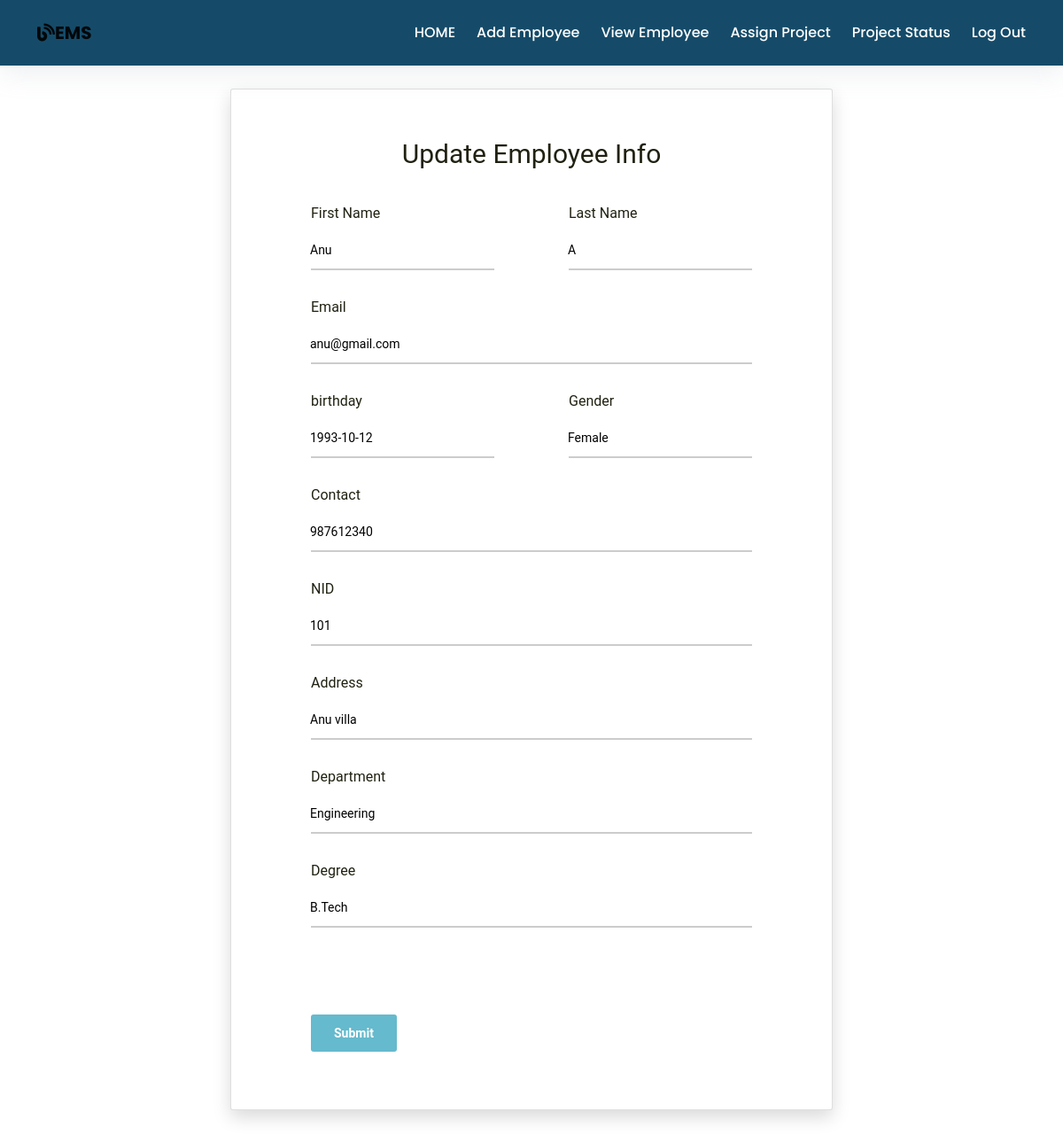
/edit.php?id=10, run on the app's committed database.
### tables this page shows
CREATE TABLE `employee` (
  `id` int(11) NOT NULL,
  `firstName` varchar(100) NOT NULL,
  `lastName` varchar(100) NOT NULL,
  `email` varchar(100) NOT NULL,
  `password` text NOT NULL,
  `birthday` date NOT NULL,
  `gender` varchar(10) NOT NULL,
  `contact` varchar(20) NOT NULL,
  `nid` int(20) NOT NULL,
  `address` varchar(100) DEFAULT NULL,
  `dept` varchar(100) NOT NULL,
  `degree` varchar(100) NOT NULL,
  `pic` text NOT NULL
);

### edit.php (the view, shortened to what this page needs)
<?php
require_once ('process/dbh.php');
?>
<?php
	$id = (isset($_GET['id']) ? $_GET['id'] : '');
	$sql = "SELECT * from `employee` WHERE id=$id";
	$result = mysqli_query($conn, $sql);
	if($result){
	while($res = mysqli_fetch_assoc($result)){
	$firstname = $res['firstName'];
	$lastname = $res['lastName'];
	$email = $res['email'];
	$contact = $res['contact'];
	$address = $res['address'];
	$gender = $res['gender'];
	$birthday = $res['birthday'];
	$nid = $res['nid'];
	$dept = $res['dept'];
	$degree = $res['degree'];
}
}
?>
<!DOCTYPE html>
<html lang="en">
  <head>
    <link
      rel="stylesheet"
      href="https://use.fontawesome.com/releases/v5.14.0/css/all.css"
    />
    <link
      rel="stylesheet"
      href="https://stackpath.bootstrapcdn.com/bootstrap/4.5.2/css/bootstrap.min.css"
    />
    <link
      href="https://cdn.jsdelivr.net/npm/bootstrap@5.1.3/dist/css/bootstrap.min.css"
      rel="stylesheet"
    />
     <link href="vendor/select2/select2.min.css" rel="stylesheet" media="all">
    <link href="vendor/datepicker/daterangepicker.css" rel="stylesheet" media="all">
    <link rel="stylesheet" type="text/css" href="../sample.css" />
    <link rel="stylesheet" type="text/css" href="./main.css">
  </head>
  <body class="hero-anime">
    <div class="navigation-wrap start-header start-style">
      <div class="container">
        <div class="row">
          <div class="col-12">
            <nav class="navbar navbar-expand-md navbar-light">
              <a class="navbar-brand" href="#" target="_blank"
                ><i class="fas fa-blog"></i><b>EMS</b></a
              >
              <div class="collapse navbar-collapse" id="navbarSupportedContent">
                <ul class="navbar-nav ml-auto py-4 py-md-0">
                  <li class="nav-item pl-4 pl-md-0 ml-0 ml-md-4">
                    <a class="nav-link" href="./admin_dashboard.php">HOME</a>
                  </li>
                  <li class="nav-item pl-4 pl-md-0 ml-0 ml-md-4">
                    <a class="nav-link" href="./addemp.php">Add Employee</a>
                  </li>
                  <li class="nav-item pl-4 pl-md-0 ml-0 ml-md-4">
                    <a class="nav-link" href="./viewemp.php">View Employee</a>
                  </li>
                  <li class="nav-item pl-4 pl-md-0 ml-0 ml-md-4">
                    <a class="nav-link" href="./assign.php">Assign Project</a>
                  </li>
                  <li class="nav-item pl-4 pl-md-0 ml-0 ml-md-4">
                    <a class="nav-link" href="./assignproject.php">Project Status</a>
                  </li>
                  <li class="nav-item pl-4 pl-md-0 ml-0 ml-md-4">
                    <a class="nav-link" href="./adminlogin.html">Log Out</a>
                  </li>
                </ul>
              </div>
            </nav>
          </div>
        </div>
      </div>
    </div>
    <div class="section">
        <div class="section">
          <div class="container">
            <div class="row">
              <div class="col-12">
              <div class="page-wrapper  p-t-100 p-b-100 font-robo">
        <div class="wrapper wrapper--w680">
            <div class="card card-1">
                <div class="card-body">
                    <h2 class="title">Update Employee Info</h2>
                    <form id = "registration" action="edit.php" method="POST">
                        <div class="row row-space">
                            <div class="col-2">
                                <div class="input-group">
                                  <label>First Name</label>
                                     <input class="input--style-1" type="text" name="firstName" value="<?php echo $firstname;?>" >
                                </div>
                            </div>
                            <div class="col-2">
                                <div class="input-group">
                                <label>Last Name</label>
                                    <input class="input--style-1" type="text" name="lastName" value="<?php echo $lastname;?>">
                                </div>
                            </div>
                        </div>
                        <div class="input-group">
                        <label>Email</label>
                            <input class="input--style-1" type="email"  name="email" value="<?php echo $email;?>">
                        </div>
                        <div class="row row-space">
                            <div class="col-2">
                                <div class="input-group">
                                <label>birthday</label>
                                    <input class="input--style-1" type="text" name="birthday" value="<?php echo $birthday;?>">
                                </div>
                            </div>
                            <div class="col-2">
                                <div class="input-group">
                                <label>Gender</label>
									<input class="input--style-1" type="text" name="gender" value="<?php echo $gender;?>">
                                </div>
                            </div>
                        </div>
                        <div class="input-group">
                        <label>Contact</label>
                            <input class="input--style-1" type="number" name="contact" value="<?php echo $contact;?>">
                        </div>
                        <div class="input-group">
                        <label>NID</label>
                            <input class="input--style-1" type="number" name="nid" value="<?php echo $nid;?>">
                        </div>
                         <div class="input-group">
                        <label>Address</label>
                            <input class="input--style-1" type="text"  name="address" value="<?php echo $address;?>">
                        </div>
                        <div class="input-group">
                        <label>Department</label>
                            <input class="input--style-1" type="text" name="dept" value="<?php echo $dept;?>">
                        </div>
                        <div class="input-group">
                        <label>Degree</label>
                            <input class="input--style-1" type="text" name="degree" value="<?php echo $degree;?>">
                        </div>
                        <input type="hidden" name="id" id="textField" value="<?php echo $id;?>" required="required"><br><br>
                        <div class="p-t-20">
                            <button class="btn btn--radius btn--green" type="submit" name="update">Submit</button>
                        </div>
                    </form>
                </div>
            </div>
        </div>
    </div>
              </div>
            </div>
          </div>
        </div>
      </div>
  </body>
</html>

### sample.css (style rules this page uses)
body { font-family: "Poppins", san-serif; font-size: 16px; line-height: 24px; font-weight: 400; color: #212112; background-image: url("https://s3-us-west-2.amazonaws.com/s.cdpn.io/1462889/pat-back.svg"); background-position: center; background-repeat: repeat; background-size: 7%; background-color: #fff; overflow-x: hidden; transition: all 200ms linear; }
.start-header { opacity: 1; padding: 20px 0; box-shadow: 0 10px 30px 0 rgba(138, 155, 165, 0.15); -webkit-transition: all 0.3s ease-out; transition: all 0.3s ease-out; }
.navigation-wrap { position: fixed; width: 100%; top: 0; left: 0; z-index: 1000; -webkit-transition: all 0.3s ease-out; transition: all 0.3s ease-out; background-color: #154b69; }
.navbar { padding: 0; }
.nav-link { color: white !important; font-weight: 500; transition: all 200ms linear; }
.nav-link { position: relative; padding: 5px 0 !important; display: inline-block; }
.nav-item:after { position: absolute; bottom: -5px; left: 0; width: 100%; height: 2px; content: ""; background-color: #8167a9; opacity: 0; transition: all 200ms linear; }
.nav-item { position: relative; transition: all 200ms linear; }
.section { position: relative; width: 100%; display: block; }
.p-t-20 { padding-top: 20px; }
.btn { line-height: 40px; display: inline-block; padding: 0 25px; cursor: pointer; font-family: "Roboto", "Arial", "Helvetica Neue", sans-serif; color: #fff; -webkit-transition: all 0.4s ease; -o-transition: all 0.4s ease; -moz-transition: all 0.4s ease; transition: all 0.4s ease; font-size: 14px; font-weight: 700; }
.btn--radius { -webkit-border-radius: 3px; -moz-border-radius: 3px; border-radius: 3px; }
.btn--green { background: #65bacd; }

### main.css (style rules this page uses)
body { margin: 0px; font-family: "Poppins", san-serif; font-size: 16px; line-height: 24px; font-weight: 400; color: #212112; background-image: url("https://s3-us-west-2.amazonaws.com/s.cdpn.io/1462889/pat-back.svg"); background-position: center; background-repeat: repeat; background-size: 7%; background-color: #fff; overflow-x: hidden; transition: all 200ms linear; }
.font-robo { font-family: "Roboto", "Arial", "Helvetica Neue", sans-serif; }
.row { display: -webkit-box; display: -webkit-flex; display: -moz-box; display: -ms-flexbox; display: flex; -webkit-flex-wrap: wrap; -ms-flex-wrap: wrap; flex-wrap: wrap; }
.row-space { -webkit-box-pack: justify; -webkit-justify-content: space-between; -moz-box-pack: justify; -ms-flex-pack: justify; justify-content: space-between; }
.col-2 { width: -webkit-calc((100% - 60px) / 2); width: -moz-calc((100% - 60px) / 2); width: calc((100% - 60px) / 2); }
html { -webkit-box-sizing: border-box; -moz-box-sizing: border-box; box-sizing: border-box; }
* { padding: 0; margin: 0; }
*, *:before, *:after { -webkit-box-sizing: inherit; -moz-box-sizing: inherit; box-sizing: inherit; }
h2, h3, h4, h5, h6, blockquote, p, pre, dl, dd, ol, ul, figure, hr, fieldset, legend { margin: 0; padding: 0; }
button { outline: none; background: none; border: none; }
.page-wrapper { min-height: 100vh; }
h1, h2, h3, h4, h5, h6 { font-weight: 400; }
h2 { font-size: 30px; }
.p-t-100 { padding-top: 100px; }
.p-t-20 { padding-top: 20px; }
.p-b-100 { padding-bottom: 10px; }
.wrapper { margin: 0 auto; }
.wrapper--w680 { max-width: 680px; }
.btn { line-height: 40px; display: inline-block; padding: 0 25px; cursor: pointer; font-family: "Roboto", "Arial", "Helvetica Neue", sans-serif; color: #fff; -webkit-transition: all 0.4s ease; -o-transition: all 0.4s ease; -moz-transition: all 0.4s ease; transition: all 0.4s ease; font-size: 14px; font-weight: 700; }
.btn--radius { -webkit-border-radius: 3px; -moz-border-radius: 3px; border-radius: 3px; }
.btn--green { background: #65bacd; }
input { outline: none; margin: 0; border: none; -webkit-box-shadow: none; -moz-box-shadow: none; box-shadow: none; width: 100%; font-size: 14px; font-family: inherit; }
.input-group { position: relative; margin-bottom: 30px; border-bottom: 2px solid #ccc; }
.input--style-1 { padding: 9px 0; color: black !important; }
.title { margin-bottom: 37px; text-align: center; }
.card { overflow: hidden; -webkit-border-radius: 3px; -moz-border-radius: 3px; border-radius: 3px; background: #fff; }
.card-1 { -webkit-box-shadow: 0px 8px 20px 0px rgba(0, 0, 0, 0.15); -moz-box-shadow: 0px 8px 20px 0px rgba(0, 0, 0, 0.15); box-shadow: 0px 8px 20px 0px rgba(0, 0, 0, 0.15); }
.card-1 .card-body { padding: 0 90px; padding-top: 55px; padding-bottom: 65px; }

### data on the page
employee: firstName "Anu", lastName "A", email "anu@gmail.com", birthday "1993-10-12", gender "Female", contact "987612340", nid "101", address "Anu villa", dept "Engineering", degree "B.Tech"
